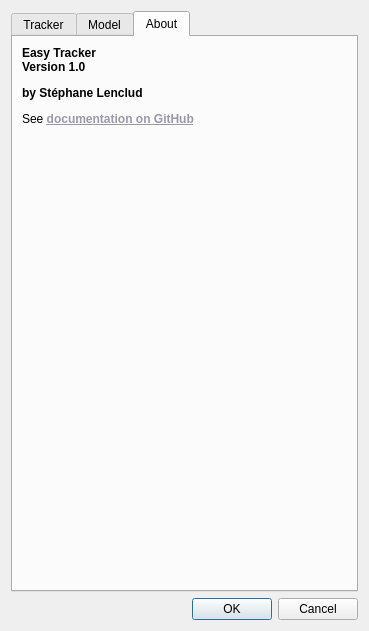
<?xml version="1.0" encoding="UTF-8"?>
<ui version="4.0">
 <class>UICPTClientControls</class>
 <widget class="QWidget" name="UICPTClientControls">
  <property name="windowModality">
   <enum>Qt::NonModal</enum>
  </property>
  <property name="geometry">
   <rect>
    <x>0</x>
    <y>0</y>
    <width>465</width>
    <height>764</height>
   </rect>
  </property>
  <property name="sizePolicy">
   <sizepolicy hsizetype="Preferred" vsizetype="Preferred">
    <horstretch>0</horstretch>
    <verstretch>0</verstretch>
   </sizepolicy>
  </property>
  <property name="windowTitle">
   <string>PointTracker Settings</string>
  </property>
  <property name="windowIcon">
   <iconset>
    <normaloff>:/Resources/tracker-easy-logo.png</normaloff>:/Resources/tracker-easy-logo.png</iconset>
  </property>
  <property name="layoutDirection">
   <enum>Qt::LeftToRight</enum>
  </property>
  <property name="autoFillBackground">
   <bool>false</bool>
  </property>
  <layout class="QGridLayout" name="gridLayout_9">
   <property name="sizeConstraint">
    <enum>QLayout::SetFixedSize</enum>
   </property>
   <item row="7" column="0">
    <widget class="QDialogButtonBox" name="buttonBox">
     <property name="sizePolicy">
      <sizepolicy hsizetype="Preferred" vsizetype="Maximum">
       <horstretch>0</horstretch>
       <verstretch>0</verstretch>
      </sizepolicy>
     </property>
     <property name="standardButtons">
      <set>QDialogButtonBox::Cancel|QDialogButtonBox::Ok</set>
     </property>
    </widget>
   </item>
   <item row="0" column="0">
    <widget class="QTabWidget" name="tabWidget">
     <property name="sizePolicy">
      <sizepolicy hsizetype="Preferred" vsizetype="Maximum">
       <horstretch>0</horstretch>
       <verstretch>0</verstretch>
      </sizepolicy>
     </property>
     <property name="locale">
      <locale language="English" country="UnitedStates"/>
     </property>
     <property name="currentIndex">
      <number>2</number>
     </property>
     <widget class="QWidget" name="tabTracker">
      <attribute name="title">
       <string>Tracker</string>
      </attribute>
      <layout class="QVBoxLayout" name="verticalLayout">
       <item>
        <widget class="QGroupBox" name="camera_settings_groupbox">
         <property name="sizePolicy">
          <sizepolicy hsizetype="Preferred" vsizetype="Maximum">
           <horstretch>0</horstretch>
           <verstretch>0</verstretch>
          </sizepolicy>
         </property>
         <property name="title">
          <string>Camera</string>
         </property>
         <layout class="QGridLayout" name="gridLayout_2">
          <item row="3" column="1">
           <widget class="QSpinBox" name="fps_spin">
            <property name="sizePolicy">
             <sizepolicy hsizetype="Preferred" vsizetype="Maximum">
              <horstretch>0</horstretch>
              <verstretch>0</verstretch>
             </sizepolicy>
            </property>
            <property name="toolTip">
             <string>Desired capture framerate</string>
            </property>
            <property name="suffix">
             <string> Hz</string>
            </property>
            <property name="maximum">
             <number>2000</number>
            </property>
           </widget>
          </item>
          <item row="0" column="1">
           <widget class="QComboBox" name="camdevice_combo">
            <property name="sizePolicy">
             <sizepolicy hsizetype="Preferred" vsizetype="Maximum">
              <horstretch>0</horstretch>
              <verstretch>0</verstretch>
             </sizepolicy>
            </property>
            <property name="minimumContentsLength">
             <number>10</number>
            </property>
           </widget>
          </item>
          <item row="5" column="0">
           <widget class="QLabel" name="label_9">
            <property name="sizePolicy">
             <sizepolicy hsizetype="Minimum" vsizetype="Maximum">
              <horstretch>0</horstretch>
              <verstretch>0</verstretch>
             </sizepolicy>
            </property>
            <property name="text">
             <string>Camera settings (when available)</string>
            </property>
           </widget>
          </item>
          <item row="1" column="0">
           <widget class="QLabel" name="label_36">
            <property name="sizePolicy">
             <sizepolicy hsizetype="Minimum" vsizetype="Maximum">
              <horstretch>0</horstretch>
              <verstretch>0</verstretch>
             </sizepolicy>
            </property>
            <property name="text">
             <string>Width</string>
            </property>
           </widget>
          </item>
          <item row="2" column="0">
           <widget class="QLabel" name="label_41">
            <property name="sizePolicy">
             <sizepolicy hsizetype="Minimum" vsizetype="Maximum">
              <horstretch>0</horstretch>
              <verstretch>0</verstretch>
             </sizepolicy>
            </property>
            <property name="text">
             <string>Height</string>
            </property>
           </widget>
          </item>
          <item row="3" column="0">
           <widget class="QLabel" name="label_37">
            <property name="sizePolicy">
             <sizepolicy hsizetype="Minimum" vsizetype="Maximum">
              <horstretch>0</horstretch>
              <verstretch>0</verstretch>
             </sizepolicy>
            </property>
            <property name="text">
             <string>FPS</string>
            </property>
            <property name="buddy">
             <cstring>fps_spin</cstring>
            </property>
           </widget>
          </item>
          <item row="5" column="1">
           <widget class="QPushButton" name="camera_settings">
            <property name="sizePolicy">
             <sizepolicy hsizetype="Preferred" vsizetype="Maximum">
              <horstretch>0</horstretch>
              <verstretch>0</verstretch>
             </sizepolicy>
            </property>
            <property name="text">
             <string>Open</string>
            </property>
           </widget>
          </item>
          <item row="4" column="1">
           <widget class="QSpinBox" name="fov">
            <property name="sizePolicy">
             <sizepolicy hsizetype="Preferred" vsizetype="Maximum">
              <horstretch>0</horstretch>
              <verstretch>0</verstretch>
             </sizepolicy>
            </property>
            <property name="suffix">
             <string>°</string>
            </property>
            <property name="prefix">
             <string/>
            </property>
            <property name="minimum">
             <number>10</number>
            </property>
            <property name="maximum">
             <number>90</number>
            </property>
           </widget>
          </item>
          <item row="0" column="0">
           <widget class="QLabel" name="label_2">
            <property name="sizePolicy">
             <sizepolicy hsizetype="Minimum" vsizetype="Maximum">
              <horstretch>0</horstretch>
              <verstretch>0</verstretch>
             </sizepolicy>
            </property>
            <property name="text">
             <string>Device</string>
            </property>
            <property name="buddy">
             <cstring>camdevice_combo</cstring>
            </property>
           </widget>
          </item>
          <item row="2" column="1">
           <widget class="QSpinBox" name="res_y_spin">
            <property name="sizePolicy">
             <sizepolicy hsizetype="Preferred" vsizetype="Maximum">
              <horstretch>0</horstretch>
              <verstretch>0</verstretch>
             </sizepolicy>
            </property>
            <property name="toolTip">
             <string>Desired capture height</string>
            </property>
            <property name="suffix">
             <string> px</string>
            </property>
            <property name="maximum">
             <number>2000</number>
            </property>
            <property name="singleStep">
             <number>10</number>
            </property>
           </widget>
          </item>
          <item row="1" column="1">
           <widget class="QSpinBox" name="res_x_spin">
            <property name="sizePolicy">
             <sizepolicy hsizetype="Preferred" vsizetype="Maximum">
              <horstretch>0</horstretch>
              <verstretch>0</verstretch>
             </sizepolicy>
            </property>
            <property name="toolTip">
             <string>Desired capture width</string>
            </property>
            <property name="suffix">
             <string> px</string>
            </property>
            <property name="maximum">
             <number>2000</number>
            </property>
            <property name="singleStep">
             <number>10</number>
            </property>
           </widget>
          </item>
          <item row="4" column="0">
           <widget class="QLabel" name="label_4">
            <property name="sizePolicy">
             <sizepolicy hsizetype="Minimum" vsizetype="Maximum">
              <horstretch>0</horstretch>
              <verstretch>0</verstretch>
             </sizepolicy>
            </property>
            <property name="text">
             <string>Diagonal field of view</string>
            </property>
           </widget>
          </item>
         </layout>
        </widget>
       </item>
       <item>
        <widget class="QGroupBox" name="groupBox_2">
         <property name="sizePolicy">
          <sizepolicy hsizetype="Preferred" vsizetype="Maximum">
           <horstretch>0</horstretch>
           <verstretch>0</verstretch>
          </sizepolicy>
         </property>
         <property name="title">
          <string>Settings</string>
         </property>
         <layout class="QGridLayout" name="gridLayout_7">
          <item row="2" column="0">
           <widget class="QLabel" name="label_7">
            <property name="sizePolicy">
             <sizepolicy hsizetype="Preferred" vsizetype="Maximum">
              <horstretch>0</horstretch>
              <verstretch>0</verstretch>
             </sizepolicy>
            </property>
            <property name="text">
             <string>Min size</string>
            </property>
            <property name="buddy">
             <cstring>mindiam_spin</cstring>
            </property>
           </widget>
          </item>
          <item row="5" column="0">
           <widget class="QLabel" name="labelDeadzone">
            <property name="sizePolicy">
             <sizepolicy hsizetype="Preferred" vsizetype="Maximum">
              <horstretch>0</horstretch>
              <verstretch>0</verstretch>
             </sizepolicy>
            </property>
            <property name="text">
             <string>Deadzone</string>
            </property>
            <property name="buddy">
             <cstring>maxdiam_spin</cstring>
            </property>
           </widget>
          </item>
          <item row="3" column="0">
           <widget class="QLabel" name="label_8">
            <property name="sizePolicy">
             <sizepolicy hsizetype="Preferred" vsizetype="Maximum">
              <horstretch>0</horstretch>
              <verstretch>0</verstretch>
             </sizepolicy>
            </property>
            <property name="text">
             <string>Max size</string>
            </property>
           </widget>
          </item>
          <item row="0" column="0">
           <widget class="QLabel" name="label_5">
            <property name="sizePolicy">
             <sizepolicy hsizetype="Minimum" vsizetype="Maximum">
              <horstretch>0</horstretch>
              <verstretch>0</verstretch>
             </sizepolicy>
            </property>
            <property name="text">
             <string>Debug (full size preview)</string>
            </property>
           </widget>
          </item>
          <item row="0" column="1">
           <widget class="QCheckBox" name="debug">
            <property name="sizePolicy">
             <sizepolicy hsizetype="Preferred" vsizetype="Maximum">
              <horstretch>0</horstretch>
              <verstretch>0</verstretch>
             </sizepolicy>
            </property>
            <property name="text">
             <string/>
            </property>
           </widget>
          </item>
          <item row="1" column="0">
           <widget class="QLabel" name="label_12">
            <property name="sizePolicy">
             <sizepolicy hsizetype="Minimum" vsizetype="Maximum">
              <horstretch>0</horstretch>
              <verstretch>0</verstretch>
             </sizepolicy>
            </property>
            <property name="text">
             <string>Perspective-N-Point solver</string>
            </property>
           </widget>
          </item>
          <item row="1" column="1">
           <widget class="QComboBox" name="comboBoxSolvers">
            <property name="sizePolicy">
             <sizepolicy hsizetype="Preferred" vsizetype="Maximum">
              <horstretch>0</horstretch>
              <verstretch>0</verstretch>
             </sizepolicy>
            </property>
            <property name="toolTip">
             <string>Make sure you pick a solver supporting the number of marker you are using. For three points detection use either P3P or AP3P.</string>
            </property>
            <property name="currentText">
             <string>ITERATIVE</string>
            </property>
            <item>
             <property name="text">
              <string>ITERATIVE</string>
             </property>
            </item>
            <item>
             <property name="text">
              <string>EPNP</string>
             </property>
            </item>
            <item>
             <property name="text">
              <string>P3P</string>
             </property>
            </item>
            <item>
             <property name="text">
              <string>DLS</string>
             </property>
            </item>
            <item>
             <property name="text">
              <string>UPNP</string>
             </property>
            </item>
            <item>
             <property name="text">
              <string>AP3P</string>
             </property>
            </item>
           </widget>
          </item>
          <item row="5" column="1">
           <widget class="QSpinBox" name="spinDeadzone">
            <property name="sizePolicy">
             <sizepolicy hsizetype="Preferred" vsizetype="Maximum">
              <horstretch>0</horstretch>
              <verstretch>0</verstretch>
             </sizepolicy>
            </property>
            <property name="toolTip">
             <string>Size in pixels of half the edge defining deadzone squares around tracked points</string>
            </property>
            <property name="suffix">
             <string> px</string>
            </property>
           </widget>
          </item>
          <item row="3" column="1">
           <widget class="QSpinBox" name="maxdiam_spin">
            <property name="sizePolicy">
             <sizepolicy hsizetype="Preferred" vsizetype="Maximum">
              <horstretch>0</horstretch>
              <verstretch>0</verstretch>
             </sizepolicy>
            </property>
            <property name="toolTip">
             <string>Maximum point diameter</string>
            </property>
            <property name="suffix">
             <string> px</string>
            </property>
           </widget>
          </item>
          <item row="2" column="1">
           <widget class="QSpinBox" name="mindiam_spin">
            <property name="sizePolicy">
             <sizepolicy hsizetype="Preferred" vsizetype="Maximum">
              <horstretch>0</horstretch>
              <verstretch>0</verstretch>
             </sizepolicy>
            </property>
            <property name="toolTip">
             <string>Minimum point diameter</string>
            </property>
            <property name="suffix">
             <string> px</string>
            </property>
           </widget>
          </item>
         </layout>
        </widget>
       </item>
      </layout>
     </widget>
     <widget class="QWidget" name="tab_4">
      <attribute name="title">
       <string>Model</string>
      </attribute>
      <layout class="QVBoxLayout" name="verticalLayout_2">
       <item>
        <widget class="QGroupBox" name="groupBoxCustomModelType">
         <property name="title">
          <string>Vertex count</string>
         </property>
         <layout class="QHBoxLayout" name="horizontalLayout">
          <item>
           <widget class="QRadioButton" name="iRadioButtonCustomModelThree">
            <property name="text">
             <string>Three vertices</string>
            </property>
            <property name="checked">
             <bool>true</bool>
            </property>
           </widget>
          </item>
          <item>
           <widget class="QRadioButton" name="iRadioButtonCustomModelFour">
            <property name="text">
             <string>Four vertices</string>
            </property>
           </widget>
          </item>
          <item>
           <widget class="QRadioButton" name="iRadioButtonCustomModelFive">
            <property name="text">
             <string>Five vertices</string>
            </property>
           </widget>
          </item>
         </layout>
        </widget>
       </item>
       <item>
        <widget class="QGroupBox" name="groupBox">
         <property name="title">
          <string/>
         </property>
         <property name="flat">
          <bool>false</bool>
         </property>
         <layout class="QHBoxLayout" name="horizontalLayout_8">
          <item>
           <widget class="QLabel" name="label">
            <property name="text">
             <string>&lt;html&gt;&lt;head/&gt;&lt;body&gt;&lt;p&gt;&lt;span style=&quot; font-size:12pt;&quot;&gt;X&lt;/span&gt;&lt;/p&gt;&lt;/body&gt;&lt;/html&gt;</string>
            </property>
           </widget>
          </item>
          <item>
           <widget class="QLabel" name="label_6">
            <property name="text">
             <string>&lt;html&gt;&lt;head/&gt;&lt;body&gt;&lt;p&gt;&lt;span style=&quot; font-size:12pt;&quot;&gt;Y&lt;/span&gt;&lt;/p&gt;&lt;/body&gt;&lt;/html&gt;</string>
            </property>
           </widget>
          </item>
          <item>
           <widget class="QLabel" name="label_11">
            <property name="text">
             <string>&lt;html&gt;&lt;head/&gt;&lt;body&gt;&lt;p&gt;&lt;span style=&quot; font-size:12pt;&quot;&gt;Z&lt;/span&gt;&lt;/p&gt;&lt;/body&gt;&lt;/html&gt;</string>
            </property>
           </widget>
          </item>
         </layout>
        </widget>
       </item>
       <item>
        <widget class="QGroupBox" name="iGroupBoxTop">
         <property name="title">
          <string>Top</string>
         </property>
         <layout class="QHBoxLayout" name="horizontalLayout_2">
          <property name="topMargin">
           <number>9</number>
          </property>
          <item>
           <widget class="QSpinBox" name="iSpinVertexTopX">
            <property name="suffix">
             <string> mm</string>
            </property>
            <property name="minimum">
             <number>-65535</number>
            </property>
            <property name="maximum">
             <number>65535</number>
            </property>
           </widget>
          </item>
          <item>
           <widget class="QSpinBox" name="iSpinVertexTopY">
            <property name="suffix">
             <string> mm</string>
            </property>
            <property name="minimum">
             <number>-65535</number>
            </property>
            <property name="maximum">
             <number>65535</number>
            </property>
           </widget>
          </item>
          <item>
           <widget class="QSpinBox" name="iSpinVertexTopZ">
            <property name="suffix">
             <string> mm</string>
            </property>
            <property name="minimum">
             <number>-65535</number>
            </property>
            <property name="maximum">
             <number>65535</number>
            </property>
           </widget>
          </item>
         </layout>
        </widget>
       </item>
       <item>
        <widget class="QGroupBox" name="iGroupBoxRight">
         <property name="title">
          <string>Right</string>
         </property>
         <layout class="QHBoxLayout" name="horizontalLayout_3">
          <item>
           <widget class="QSpinBox" name="iSpinVertexRightX">
            <property name="suffix">
             <string> mm</string>
            </property>
            <property name="minimum">
             <number>-65535</number>
            </property>
            <property name="maximum">
             <number>65535</number>
            </property>
           </widget>
          </item>
          <item>
           <widget class="QSpinBox" name="iSpinVertexRightY">
            <property name="suffix">
             <string> mm</string>
            </property>
            <property name="minimum">
             <number>-65535</number>
            </property>
            <property name="maximum">
             <number>65535</number>
            </property>
           </widget>
          </item>
          <item>
           <widget class="QSpinBox" name="iSpinVertexRightZ">
            <property name="suffix">
             <string> mm</string>
            </property>
            <property name="minimum">
             <number>-65535</number>
            </property>
            <property name="maximum">
             <number>65535</number>
            </property>
           </widget>
          </item>
         </layout>
        </widget>
       </item>
       <item>
        <widget class="QGroupBox" name="iGroupBoxLeft">
         <property name="title">
          <string>Left</string>
         </property>
         <layout class="QHBoxLayout" name="horizontalLayout_4">
          <item>
           <widget class="QSpinBox" name="iSpinVertexLeftX">
            <property name="suffix">
             <string> mm</string>
            </property>
            <property name="minimum">
             <number>-65535</number>
            </property>
            <property name="maximum">
             <number>65535</number>
            </property>
           </widget>
          </item>
          <item>
           <widget class="QSpinBox" name="iSpinVertexLeftY">
            <property name="suffix">
             <string> mm</string>
            </property>
            <property name="minimum">
             <number>-65535</number>
            </property>
            <property name="maximum">
             <number>65535</number>
            </property>
           </widget>
          </item>
          <item>
           <widget class="QSpinBox" name="iSpinVertexLeftZ">
            <property name="suffix">
             <string> mm</string>
            </property>
            <property name="minimum">
             <number>-65535</number>
            </property>
            <property name="maximum">
             <number>65535</number>
            </property>
           </widget>
          </item>
         </layout>
        </widget>
       </item>
       <item>
        <widget class="QGroupBox" name="iGroupBoxCenter">
         <property name="title">
          <string>Center</string>
         </property>
         <layout class="QHBoxLayout" name="horizontalLayout_5">
          <item>
           <widget class="QSpinBox" name="iSpinVertexCenterX">
            <property name="suffix">
             <string> mm</string>
            </property>
            <property name="minimum">
             <number>-65535</number>
            </property>
            <property name="maximum">
             <number>65535</number>
            </property>
           </widget>
          </item>
          <item>
           <widget class="QSpinBox" name="iSpinVertexCenterY">
            <property name="suffix">
             <string> mm</string>
            </property>
            <property name="minimum">
             <number>-65535</number>
            </property>
            <property name="maximum">
             <number>65535</number>
            </property>
           </widget>
          </item>
          <item>
           <widget class="QSpinBox" name="iSpinVertexCenterZ">
            <property name="suffix">
             <string> mm</string>
            </property>
            <property name="minimum">
             <number>-65535</number>
            </property>
            <property name="maximum">
             <number>65535</number>
            </property>
           </widget>
          </item>
         </layout>
        </widget>
       </item>
       <item>
        <widget class="QGroupBox" name="iGroupBoxTopRight">
         <property name="title">
          <string>Top Right</string>
         </property>
         <layout class="QHBoxLayout" name="horizontalLayout_6">
          <item>
           <widget class="QSpinBox" name="iSpinVertexTopRightX">
            <property name="suffix">
             <string> mm</string>
            </property>
            <property name="minimum">
             <number>-65535</number>
            </property>
            <property name="maximum">
             <number>65535</number>
            </property>
           </widget>
          </item>
          <item>
           <widget class="QSpinBox" name="iSpinVertexTopRightY">
            <property name="suffix">
             <string> mm</string>
            </property>
            <property name="minimum">
             <number>-65535</number>
            </property>
            <property name="maximum">
             <number>65535</number>
            </property>
           </widget>
          </item>
          <item>
           <widget class="QSpinBox" name="iSpinVertexTopRightZ">
            <property name="suffix">
             <string> mm</string>
            </property>
            <property name="minimum">
             <number>-65535</number>
            </property>
            <property name="maximum">
             <number>65535</number>
            </property>
           </widget>
          </item>
         </layout>
        </widget>
       </item>
       <item>
        <widget class="QGroupBox" name="iGroupBoxTopLeft">
         <property name="title">
          <string>Top Left</string>
         </property>
         <layout class="QHBoxLayout" name="horizontalLayout_7">
          <item>
           <widget class="QSpinBox" name="iSpinVertexTopLeftX">
            <property name="suffix">
             <string> mm</string>
            </property>
            <property name="minimum">
             <number>-65535</number>
            </property>
            <property name="maximum">
             <number>65535</number>
            </property>
           </widget>
          </item>
          <item>
           <widget class="QSpinBox" name="iSpinVertexTopLeftY">
            <property name="suffix">
             <string> mm</string>
            </property>
            <property name="minimum">
             <number>-65535</number>
            </property>
            <property name="maximum">
             <number>65535</number>
            </property>
           </widget>
          </item>
          <item>
           <widget class="QSpinBox" name="iSpinVertexTopLeftZ">
            <property name="suffix">
             <string> mm</string>
            </property>
            <property name="minimum">
             <number>-65535</number>
            </property>
            <property name="maximum">
             <number>65535</number>
            </property>
           </widget>
          </item>
         </layout>
        </widget>
       </item>
      </layout>
     </widget>
     <widget class="QWidget" name="tab_3">
      <attribute name="title">
       <string>About</string>
      </attribute>
      <layout class="QGridLayout" name="gridLayout_8">
       <item row="0" column="0">
        <widget class="QLabel" name="label_10">
         <property name="text">
          <string>&lt;html&gt;&lt;head/&gt;&lt;body&gt;&lt;p&gt;&lt;span style=&quot; font-weight:600;&quot;&gt;Easy Tracker&lt;br/&gt;Version 1.0&lt;/span&gt;&lt;/p&gt;&lt;p&gt;&lt;span style=&quot; font-weight:600;&quot;&gt;by Stéphane Lenclud&lt;/span&gt;&lt;/p&gt;&lt;p&gt;See &lt;a href=&quot;https://github.com/opentrack/opentrack/wiki/Easy-Tracker&quot;&gt;&lt;span style=&quot; font-weight:600; text-decoration: underline; color:#9999aa;&quot;&gt;documentation on GitHub&lt;/span&gt;&lt;/a&gt;&lt;/p&gt;&lt;/body&gt;&lt;/html&gt;</string>
         </property>
         <property name="alignment">
          <set>Qt::AlignLeading|Qt::AlignLeft|Qt::AlignTop</set>
         </property>
         <property name="openExternalLinks">
          <bool>true</bool>
         </property>
        </widget>
       </item>
       <item row="0" column="1">
        <widget class="QLabel" name="label_35">
         <property name="text">
          <string/>
         </property>
         <property name="pixmap">
          <pixmap>:/Resources/tracker-easy-logo.png</pixmap>
         </property>
         <property name="alignment">
          <set>Qt::AlignLeading|Qt::AlignLeft|Qt::AlignTop</set>
         </property>
        </widget>
       </item>
      </layout>
     </widget>
    </widget>
   </item>
  </layout>
 </widget>
 <tabstops>
  <tabstop>tabWidget</tabstop>
  <tabstop>camdevice_combo</tabstop>
  <tabstop>res_x_spin</tabstop>
  <tabstop>res_y_spin</tabstop>
  <tabstop>fps_spin</tabstop>
  <tabstop>fov</tabstop>
  <tabstop>camera_settings</tabstop>
 </tabstops>
 <resources>
  <include location="tracker_easy.qrc"/>
 </resources>
 <connections/>
 <slots>
  <slot>startEngineClicked()</slot>
  <slot>stopEngineClicked()</slot>
  <slot>cameraSettingsClicked()</slot>
 </slots>
</ui>
